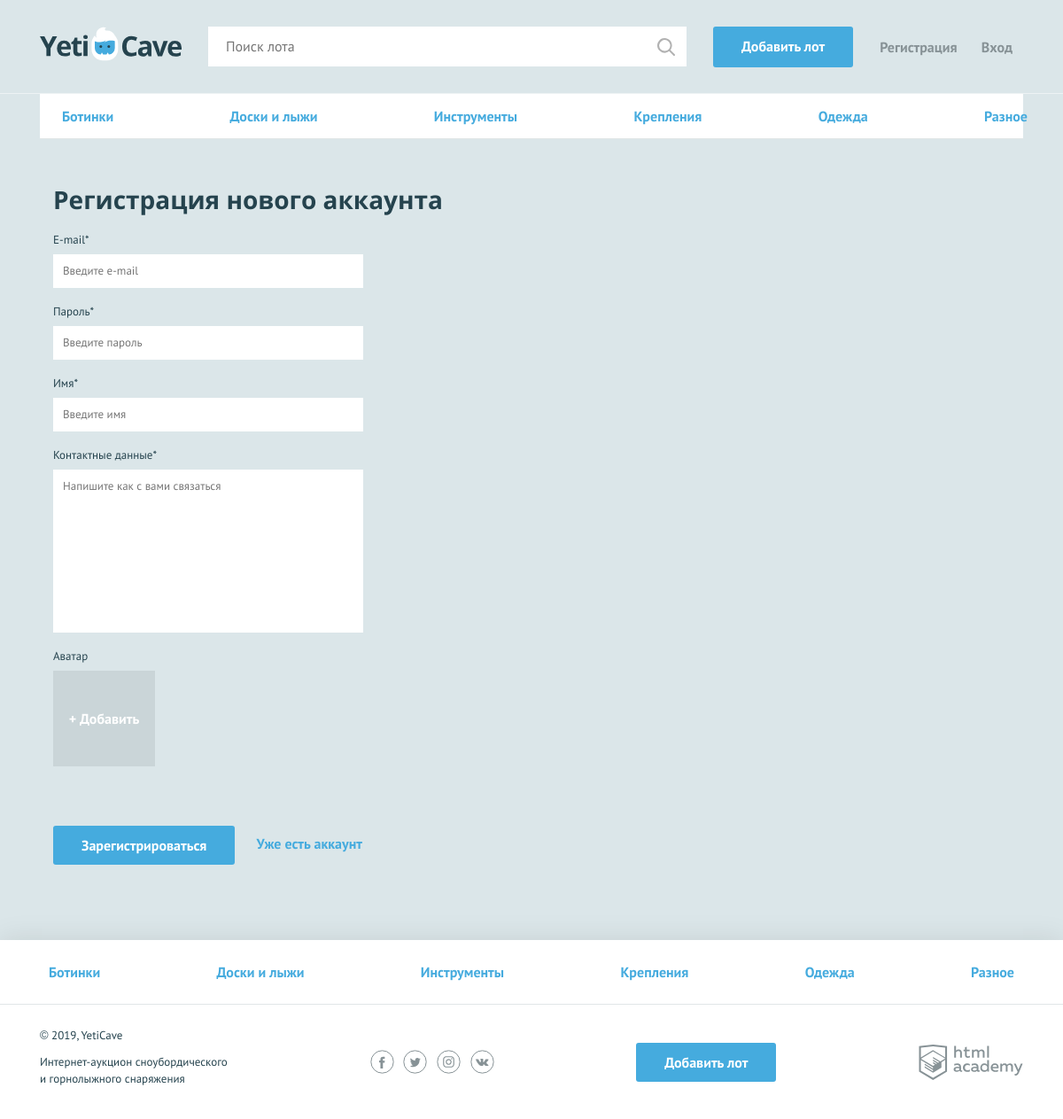
Screenshot of /sign.php with the database file from the repository.
### tables this page shows
CREATE TABLE categories (
  id SMALLINT UNSIGNED NOT NULL AUTO_INCREMENT PRIMARY KEY,
  category VARCHAR(100) NOT NULL UNIQUE,
  class_category VARCHAR(100) UNIQUE
);

### functions.php (called while the page is built, shortened)
<?php
function include_template($name, $data) {
    $name = 'templates/' . $name;
    extract($data);
    require $name;
    $result = ob_get_clean();
    return $result;
};

### db_func.php (called while the page is built, shortened)
<?php
function db_categories($link) {
    $result = [];
    $sql = 'SELECT id, category FROM categories';
    if ($query = mysqli_query($link, $sql)) {
        $result = mysqli_fetch_all($query, MYSQLI_ASSOC);
    }
    return $result;
}

### templates/sign-up.php (the view, shortened to what this page needs)
<nav class="nav">
    <ul class="nav__list container">
        <?php foreach ($categories as $category): ?>
           <li class="nav__item">
               <a href="pages/all-lots.html"><?=$category['category']; ?></a>
           </li>
       <?php endforeach; ?>
    </ul>
</nav>
    <form class="form container<?=empty($errors) ? '' : ' form--invalid'; ?>" action="sign.php" method="post" enctype="multipart/form-data">
        <h2>Регистрация нового аккаунта</h2>
        <div class="form__item<?=!isset($errors['email']) ? '' : ' form__item--invalid'; ?>">
            <label for="email">E-mail*</label>
            <input id="email" type="text" name="email" placeholder="Введите e-mail" required<?=empty($data['email']) ? '' : ' value="' . $data['email'] . '"'; ?>>
        </div>
        <div class="form__item<?=!isset($errors['password']) ? '' : ' form__item--invalid'; ?>">
            <label for="password">Пароль*</label>
            <input id="password" type="text" name="password" placeholder="Введите пароль" required<?=empty($data['password']) ? '' : ' value="' . $data['password'] . '"'; ?>>
        </div>
        <div class="form__item<?=!isset($errors['name']) ? '' : ' form__item--invalid'; ?>">
            <label for="name">Имя*</label>
            <input id="name" type="text" name="name" placeholder="Введите имя" required<?=empty($data['name']) ? '' : ' value="' . $data['name'] . '"'; ?>>
        </div>
        <div class="form__item<?=!isset($errors['message']) ? '' : ' form__item--invalid'; ?>">
            <label for="message">Контактные данные*</label>
            <textarea id="message" name="message" placeholder="Напишите как с вами связаться" required><?=empty($data['message']) ? '' : $data['message']; ?></textarea>
        </div>
        <div class="form__item form__item--file form__item--last<?=!isset($errors['avatar']) ? '' : ' form__item--invalid'; ?>">
            <label>Аватар</label>
            <div class="form__input-file">
                <label for="photo2">
                    <span>+ Добавить</span>
                </label>
            </div>
        </div>
        <button type="submit" class="button">Зарегистрироваться</button>
        <a class="text-link" href="login.php">Уже есть аккаунт</a>
</form>

### templates/layout.php (shortened to what this page needs)
<!DOCTYPE html>
<html lang="ru">
<head>
    <link href="/css/normalize.min.css" rel="stylesheet">
    <link href="/css/style.css" rel="stylesheet">
</head>
<body>
<div class="page-wrapper">
<header class="main-header">
    <div class="main-header__container container">
        <a class="main-header__logo">
            <img src="/img/logo.svg" width="160" height="39" alt="Логотип компании YetiCave">
        </a>
        <form class="main-header__search" method="get" action="https://echo.htmlacademy.ru">
            <input type="search" name="search" placeholder="Поиск лота">
            <input class="main-header__search-btn" type="submit" name="find" value="Найти">
        </form>
        <a class="main-header__add-lot button" href="add.php">Добавить лот</a>
        <nav class="user-menu">
            <?php if (!empty($user)): ?>
                    <div class="user-menu__image">
                        <img src="<?=empty($user['avatar_user']) ? 'img/user.png' : "img/" . $user['avatar_user']; ?>" width="40" height="40" alt="Аватар пользователя">
                    </div>
                    <div class="user-menu__logged">
                        <p><?=htmlspecialchars($user['name_user']); ?></p>
                        <a href="my-lots.php">Мои ставки</a>
                        <a href="logout.php">Выйти</a>
                    </div>
                <?php else: ?>
                    <ul class="user-menu__list">
                        <li class="user-menu__item">
                            <a href="sign.php">Регистрация</a>
                        </li>
                        <li class="user-menu__item">
                            <a href="login.php">Вход</a>
                        </li>
                    </ul>
                <?php endif; ?>
        </nav>
    </div>
</header>
<main class="container">
    <?=$content; ?>
</main>
</div>
<footer class="main-footer">
    <nav class="nav">
        <ul class="nav__list container">
            <?php foreach ($categories as $category): ?>
               <li class="nav__item">
                   <a href="pages/all-lots.html"><?=$category['category']; ?></a>
               </li>
           <?php endforeach; ?>
        </ul>
    </nav>
    <div class="main-footer__bottom container">
        <div class="main-footer__copyright">
            <p>© 2019, YetiCave</p>
            <p>Интернет-аукцион сноубордического и горнолыжного снаряжения</p>
        </div>
        <div class="main-footer__social social">
            <a class="social__link social__link--facebook" href="#">
            </a>
            <a class="social__link social__link--twitter" href="#">
            </a>
            <a class="social__link social__link--instagram" href="#">
            </a>
            <a class="social__link social__link--vkontakte" href="#">
            </a>
        </div>
        <a class="main-footer__add-lot button" href="add-lot.html">Добавить лот</a>
        <div class="main-footer__developed-by">
            <a class="logo-academy" href="https://htmlacademy.ru/intensive/php">
            </a>
        </div>
    </div>
</footer>
</body>
</html>

### css/style.css (style rules this page uses)
html, body { height: 100%; }
.page-wrapper { display: flex; flex-direction: column; min-height: 100%; margin-bottom: -202px; }
.page-wrapper::after { content: ""; display: block; }
.page-wrapper::after { height: 85px; }
main { margin-bottom: 202px; }
body { min-width: 1140px; background-color: #dbe6e9; font-family: "PT Sans", sans-serif; font-weight: 400; font-size: 16px; line-height: 26px; color: #25434e; }
a { text-decoration: none; }
h2 { margin: 0; font-family: "Open Sans", sans-serif; font-size: 28px; line-height: 35px; font-weight: 700; }
.text-link { font-weight: 700; color: #45abde; }
.container { width: 1110px; margin: 0 auto; padding: 0 15px; }
main.container { margin-bottom: 202px; }
.button { display: block; padding: 9px 32px; background-color: #45abde; color: #ffffff; text-align: center; font-weight: 700; border: none; border-radius: 3px; }
.main-header { padding: 30px 0 29px; border-bottom: 1px solid rgba(255, 255, 255, 0.5); }
.main-header__container { display: -webkit-flex; display: -ms-flexbox; display: flex; -webkit-justify-content: flex-start; -ms-flex-pack: start; justify-content: flex-start; }
.main-header__logo { display: block; margin-right: 30px; }
.main-header__search { position: relative; width: 540px; margin-right: 30px; }
.main-header__search input[type="search"] { width: 100%; padding: 8px 19px 9px 19px; border: 1px solid #ffffff; }
.main-header__search-btn { content: ""; position: absolute; top: 3px; right: 3px; width: 20px; height: 20px; padding: 20px; background: url("../img/search.svg") center no-repeat; opacity: 0.3; border: 0; font-size: 0; }
.main-header__add-lot { max-width: 160px; margin-right: 30px; }
.user-menu__list { display: -webkit-flex; display: -ms-flexbox; display: flex; -webkit-justify-content: space-between; -ms-flex-pack: justify; justify-content: space-between; -webkit-flex-wrap: wrap; -ms-flex-wrap: wrap; flex-wrap: wrap; width: 150px; margin: 0; margin-top: 10px; padding: 0; list-style: none; }
.user-menu__item a { color: #879296; font-weight: 700; }
.user-menu { display: -webkit-flex; display: -ms-flexbox; display: flex; }
.main-footer { background-color: #ffffff; box-shadow: 0 0 30px 0 rgba(0, 0, 0, 0.1); }
.main-footer__bottom { display: -webkit-flex; display: -ms-flexbox; display: flex; -webkit-justify-content: space-between; -ms-flex-pack: justify; justify-content: space-between; -webkit-align-items: center; -ms-flex-align: center; align-items: center; padding: 25px 0; }
.main-footer__copyright { max-width: 212px; }
.main-footer__copyright p { margin: 0; margin-bottom: 11px; font-size: 13px; line-height: 19px; }
.main-footer__social { width: 140px; }
.social { display: -webkit-flex; display: -ms-flexbox; display: flex; -webkit-justify-content: space-between; -ms-flex-pack: justify; justify-content: space-between; -webkit-flex-wrap: wrap; -ms-flex-wrap: wrap; flex-wrap: wrap; }
.social__link { width: 27px; height: 27px; }
.logo-academy { display: block; width: 118px; height: 40px; }
.nav { background-color: #ffffff; border-bottom: 1px solid #e1e6e7; }
.nav__list { display: -webkit-flex; display: -ms-flexbox; display: flex; -webkit-justify-content: space-between; -ms-flex-pack: justify; justify-content: space-between; -webkit-flex-wrap: wrap; -ms-flex-wrap: wrap; flex-wrap: wrap; list-style: none; }
.nav__item a { position: relative; display: block; padding: 12px 10px; font-weight: 700; color: #45abde; }
.nav__item a::before { content: ""; display: none; position: absolute; bottom: 0; width: calc(100% - 20px); height: 3px; background-color: #e2e5e6; }
.main-footer .nav__item a { padding: 23px 10px; }
.form { padding-top: 51px; }
.form h2 { padding-bottom: 15px; }
.form__item { width: 350px; margin: 0; margin-bottom: 14px; font-size: 13px; }
.form__item label { display: block; margin-bottom: 3px; }
.form__item input, .form__item textarea { display: block; width: 100%; padding: 5px 10px; border: 1px solid #ffffff; box-sizing: border-box; }
.form__item textarea { min-height: 184px; resize: none; }
.form__item--last { margin-bottom: 65px; }
.form .button { display: inline-block; vertical-align: middle; margin-right: 20px; }
.form__input-file { position: relative; width: 115px; height: 110px; }
.form__item--file label span { display: block; background-color: #cad5d8; color: #ffffff; font-size: 16px; text-align: center; font-weight: 700; padding: 40px 0; box-sizing: border-box; border: 1px solid #cad5d8; cursor: pointer; }

### rows the page displays
categories: category "Ботинки"
categories: category "Доски и лыжи"
categories: category "Инструменты"
categories: category "Крепления"
categories: category "Одежда"
categories: category "Разное"
